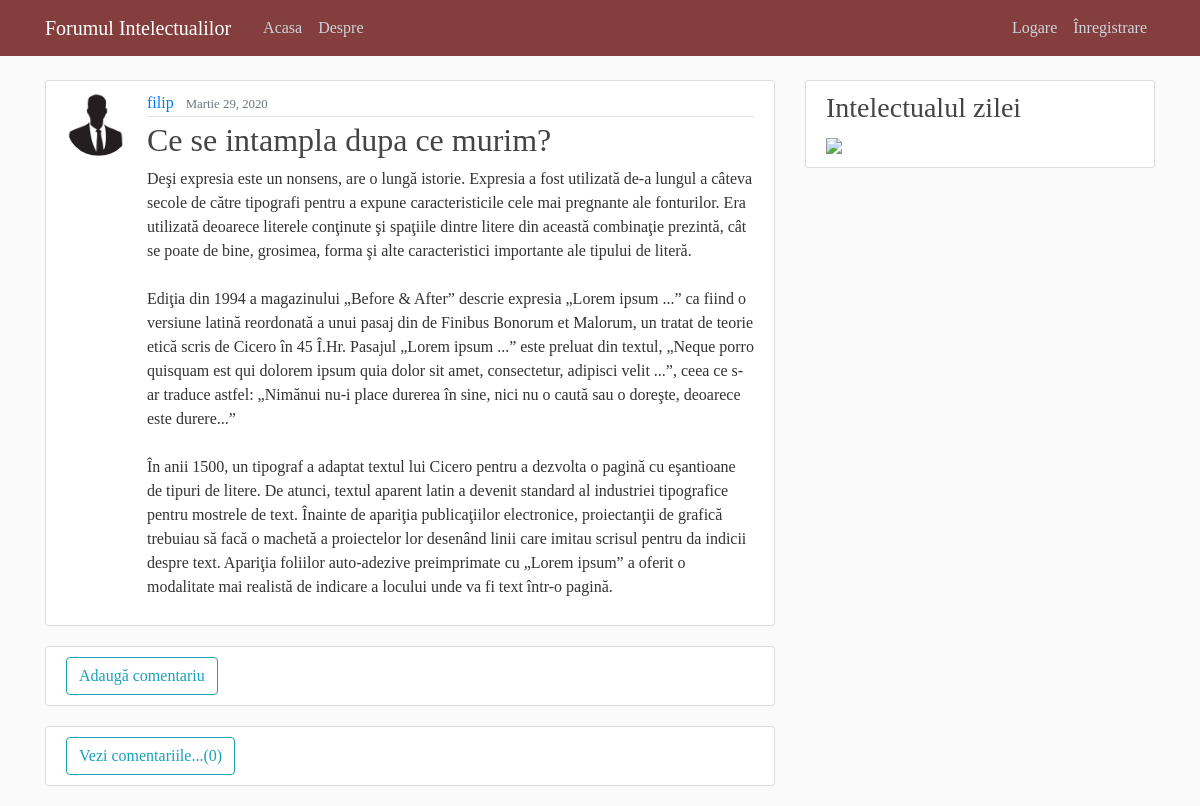
The page /post/39/ on the database its author committed.
### blog/models.py (models this page shows, shortened)
class Post(models.Model):
    title = models.CharField(max_length=100)
    content = models.TextField()
    date_posted = models.DateTimeField(default=timezone.now)
    author = models.ForeignKey(User, on_delete=models.CASCADE)
    @property
    def get_comment_count(self):
        return Comment.objects.filter(post=self).count()

### users/models.py (models this page shows, shortened)
class Profile(models.Model):
    user = models.OneToOneField(User, on_delete=models.CASCADE)
    image = models.ImageField(default='default.jpg', upload_to='profile_pics')

### blog/views.py (the view, shortened to what this page needs)
# urls.py: path('post/<int:pk>/', PostDetailView.as_view(), name='post-detail'),
class PostDetailView(DetailView):
    model = Post

### blog/templates/blog/post_detail.html (shortened to what this page needs)
{% extends "blog/base.html" %}
{% load crispy_forms_tags %}
{% load i18n %}
{% block content %}
  <article class="media content-section">
    <img class="rounded-circle article-img" src="{{ object.author.profile.image.url }}">
    <div class="media-body">
      <div class="article-metadata">
        <a class="mr-2" href="{% url 'user-posts' object.author.username %}">{{ object.author }}</a>
        <small class="text-muted">
        {% language 'ro' %}
          {{ object.date_posted|date:"F d, Y" }}
        {% endlanguage %}
        </small>
      </div>
      <h2 class="article-title">{{ object.title }}</h2>
      <p class="article-content">{{ object.content }}</p>
    </div>
  </article>
  <div class="content-section">
      <a class="btn btn-outline-info" style="text-decoration: none !important" type="submit" href="./comment">Adaugă comentariu</a>
  </div>
  <div class="content-section">
      <a class="btn btn-outline-info" style="text-decoration: none !important" type="submit" href="./comments">Vezi comentariile...({{ object.get_comment_count }})</a>
  </div>
{% endblock content %}

### blog/static/blog/main.css (style rules this page uses)
html * { font-family: "Palatino Linotype", "Book Antiqua", Palatino, serif !important; }
body { background: #fafafa; color: #333333; margin-top: 5rem; }
h1, h2, h3, h4, h5, h6 { color: #444444; }
.content-section { background: #ffffff; padding: 10px 20px; border: 1px solid #dddddd; border-radius: 3px; margin-bottom: 20px; }
.article-title { color: #444444; }
.article-content { white-space: pre-line; }
.article-img { height: 65px; width: 65px; margin-right: 16px; }
.article-metadata { padding-bottom: 1px; margin-bottom: 4px; border-bottom: 1px solid #e3e3e3 }

### rows shown on the page
Post: author.profile.image (placeholder picture), author "filip", date_posted "Martie 29, 2020", title "Ce se intampla dupa ce murim?", content "Deşi expresia este un nonsens, are o lungă istorie. Expresia a fost utilizată de-a lungul a câteva secole de către tipografi pentru a expune caracteristicile cele mai pregnante ale fonturilor. Era utilizată deoarece literele conţinute şi spaţiile dintre litere din această combinaţie prezintă, cât se poate de bine, grosimea, forma şi alte caracteristici importante ale tipului de literă. Ediţia din 1994 a magazinului „Before & After” descrie expresia „Lorem ipsum ...” ca fiind o versiune latină reordonată a unui pasaj din de Finibus Bonorum et Malorum, un tratat de teorie etică scris de Cicero în 45 Î.Hr. Pasajul „Lorem ipsum ...” este preluat din textul, „Neque porro quisquam est qui dolorem…", get_comment_count "0"
